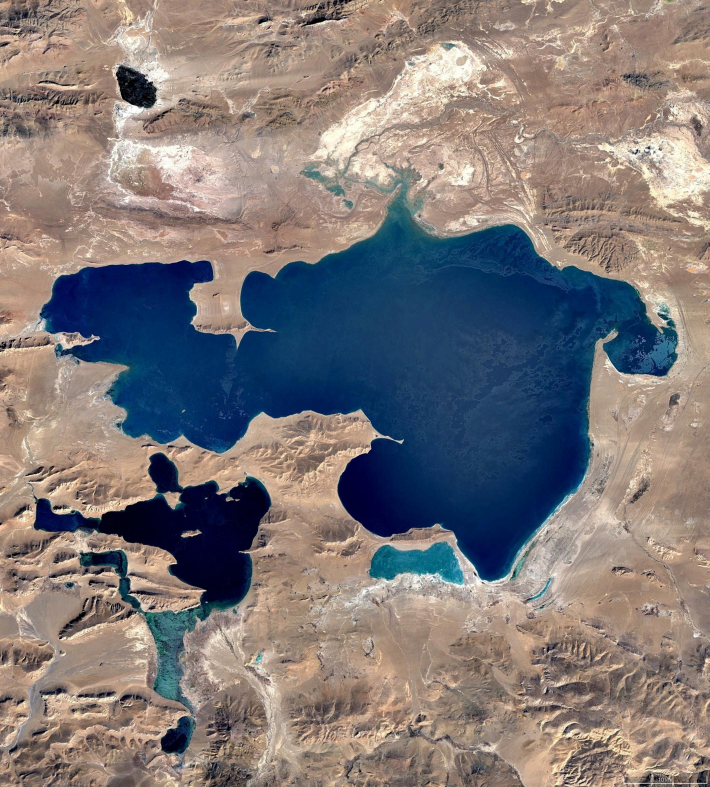
#> input picture HW1/inputs/P3/siling_lake_1985.jpg, 2128 x 2360 px (shown at 1/3 size); its folder holds only this picture in this run
$ jupyter execute --allow-errors 'P03 - e.ipynb'
#> lines starting #> are read from the running program, lines starting #| are printed output that depends on the picture; after the words box and inside, x2 and y2 are one past the last pixel; in counts of white or black regions, pixels touching at a corner belong together
[cell 1]
import numpy as np
import matplotlib.pyplot as plt
import seaborn as sns
import cv2
plt.rcParams["figure.figsize"] = (6,4)
plt.rcParams['figure.dpi'] = 96
sns.set_style("darkgrid")
import glob
import math
import os
import random

[cell 2]
# Loading images
imgs = []
for index in range(1985,2021,5):
    imgs.append(cv2.imread("./inputs/P3/siling_lake_{0}.jpg".format(index)))

[cell 3]
water_areas = []
#> water_areas = []
#> (the rest of this cell did not finish here and is left out)

[cell 4]
area_unit_in_meter = (10000/251)**2
depth = 6.4
years = list(range(1985,2021,5))
vols = []

for index in range(1,len(water_areas),2):
    inverted = cv2.bitwise_not(water_areas[index])
    water_pixels =  inverted[:,:,0].flatten().sum()//255
    water_vol = area_unit_in_meter*depth*water_pixels
    depth += 0.3
    vols.append(water_vol)
#> this loop made 1 pass
#> pass 1, `inverted = cv2.bitwise_not(water_areas[index])`:
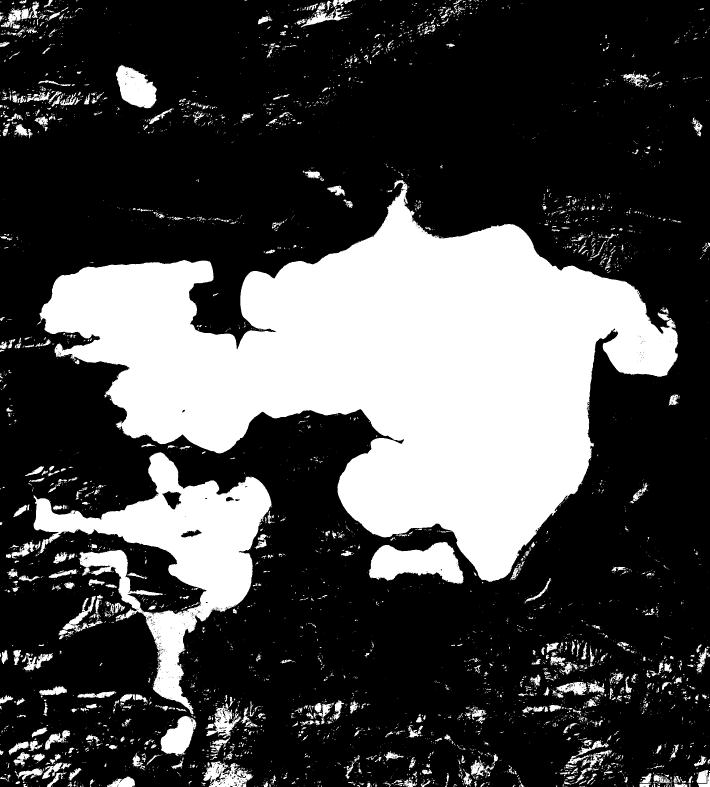
#> inverted: shape (2360, 2128, 3) (shown at 1/3 size); 28.4% white; 5255 white regions (4311 under 20 px), largest, box (x1, y1, x2, y2) and area: (112, 540, 2034, 1746) 1060768, (101, 1357, 815, 2143) 168117, (1106, 1626, 1391, 1753) 22630

plt.bar(years,vols)
plt.xlabel("Years of Imaging")
plt.ylabel("Approximate volume")
plt.title("Volume of the Siling lake during past 35 years")
plt.show()
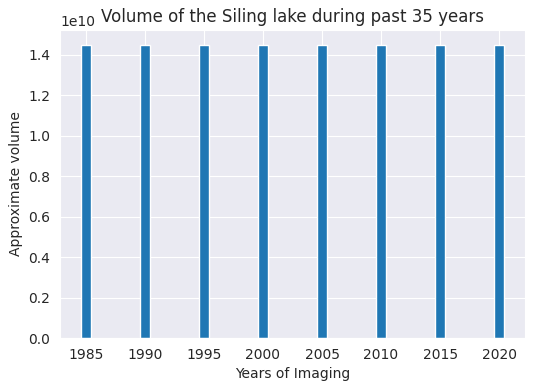
#> figure drawn by matplotlib, 1 panel

[cell 5]
compare_images = []
i = 0
for index in range(0,len(water_areas)-1,+2):
    compare_images.append(cv2.hconcat([imgs[i],water_areas[index],water_areas[index+1]]))
    i += 1
cv2.imwrite("./outputs/P03-e/report 1985-2000.jpg",cv2.vconcat(compare_images[:4]))
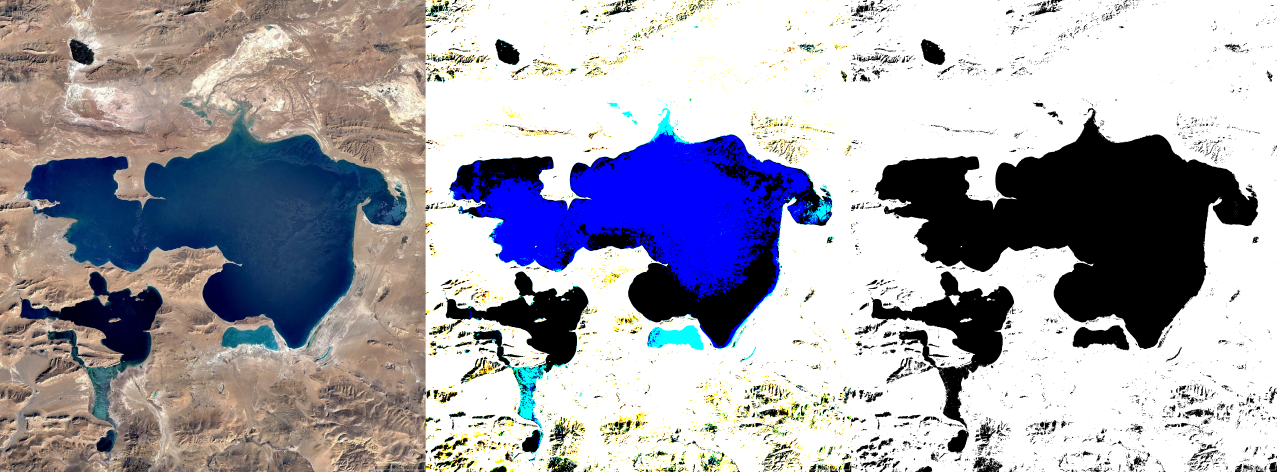
#> saved as report 1985-2000.jpg: shape (2360, 6384, 3) (shown at 1/5 size); mean B, G, R 172.7, 163, 164.2
cv2.imwrite("./outputs/P03-e/report 2000-2020.jpg",cv2.vconcat(compare_images[4:]))
